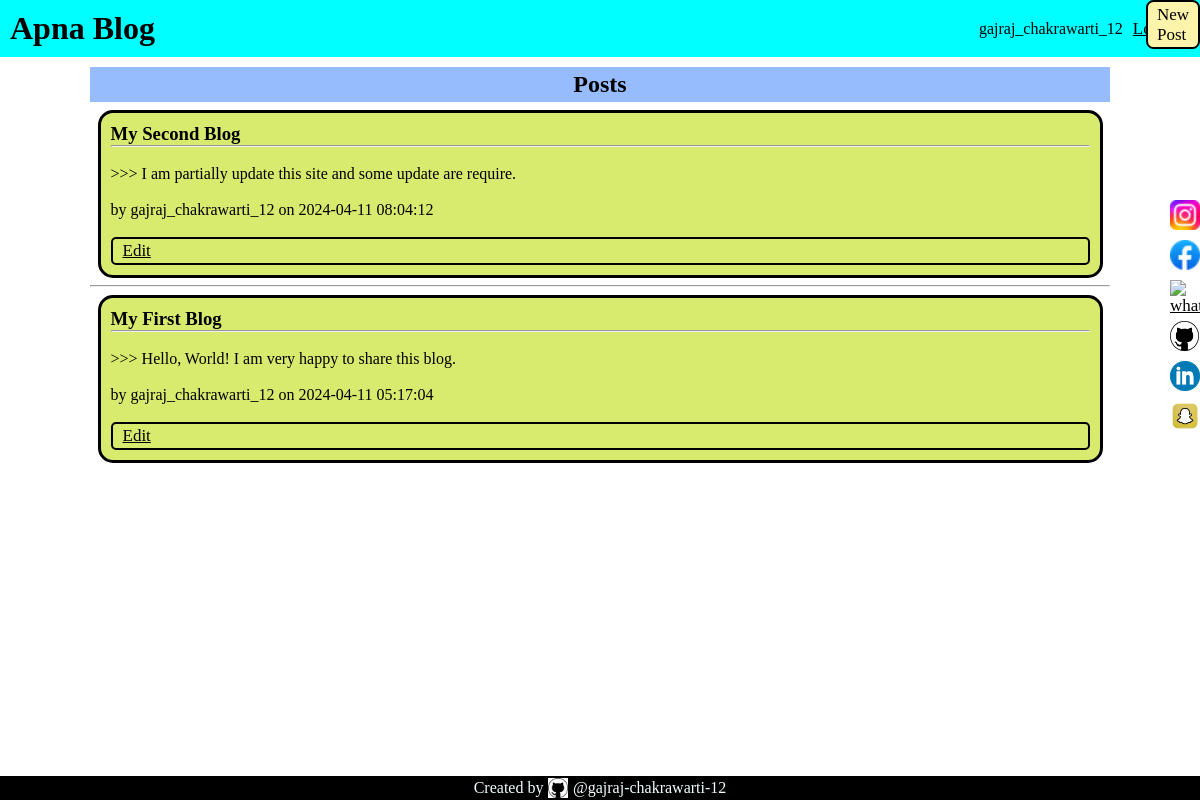
Screenshot of / (signed in) with the database file from the repository.
### tables this page shows
CREATE TABLE user (
  id INTEGER PRIMARY KEY AUTOINCREMENT,
  first_name VARCHAR(20) NOT NULL,
  last_name VARCHAR(20) NOT NULL,
  phone_number INTEGER(10) UNIQUE NOT NULL,
  email TEXT UNIQUE NOT NULl,
  username TEXT UNIQUE NOT NULL,
  password TEXT NOT NULL
);

CREATE TABLE post (
  id INTEGER PRIMARY KEY AUTOINCREMENT,
  author_id INTEGER NOT NULL,
  created TIMESTAMP NOT NULL DEFAULT CURRENT_TIMESTAMP,
  title TEXT NOT NULL,
  body TEXT NOT NULL,
  FOREIGN KEY (author_id) REFERENCES user (id)
);

### flaskr/blog.py (the view)
@bp.route('/')
def index():
    db = get_db()
    posts = db.execute(
        'SELECT p.id, title, body, created, author_id, username'
        ' FROM post p JOIN user u ON p.author_id = u.id'
        ' ORDER BY created DESC'
    ).fetchall()
    return render_template('blog/index.html', posts=posts)

### flaskr/auth.py (called while the page is built)
@bp.before_app_request
def load_logged_in_user():
    user_id = session.get('user_id')
    if user_id is None:
        g.user = None
    else:
        g.user = get_db().execute(
            'SELECT * FROM user WHERE id = ?', (user_id,)
        ).fetchone()

### flaskr/db.py (called while the page is built)
def get_db():
    if 'db' not in g:
        g.db = sqlite3.connect(
            current_app.config['DATABASE'],
            detect_types=sqlite3.PARSE_DECLTYPES
        )
        g.db.row_factory = sqlite3.Row
    return g.db

### flaskr/templates/blog/index.html
{% extends 'base.html' %}
{% block header %}
<h1>{% block title %}Posts{% endblock %}</h1>
{% endblock %}
{% block content %}
{% for post in posts %}
<article class="post">
  <header>
    <div>
      <h1>{{ post['title'] }}</h1>
    </div>
    <hr>
    <br>
  </header>
  <p class="body">>>> {{ post['body'] }}</p>
  <br>
  <div class="about">by {{ post['username'] }} on {{ post['created'].strftime('%Y-%m-%d %H:%M:%S') }}</div>
  <br>
  {% if g.user['id'] == post['author_id'] %}
  <div id="someoperation">
    <a class="action" href="{{ url_for('blog.update', id=post['id']) }}">Edit</a>
  </div>
  {% endif %}
</article>
{% if not loop.last %}
<hr>
{% endif %}
{% endfor %}
{% endblock %}

### flaskr/templates/base.html (shortened to what this page needs)
<!DOCTYPE html>
<html lang="en">
<head>
  <link rel="stylesheet" href="{{ url_for('static', filename='style.css')}}">
</head>
<body>
  <header id="header">
    <div class="headerdiv">
      {% if name %} <h1> {{ name }} </h1> {% else %} <h1>Apna Blog</h1> {% endif %}
    </div>
    <div class="headerdiv" id="headerdiv1">
      {% if g.user %}
      <object>{{ g.user['username'] }}</object>
      <a href="{{ url_for('auth.logout') }}">Log Out</a>
      {% else %}
      <a href="/auth/register">Register</a>
      <a href="/auth/login">Log In</a>
      {% endif %}
    </div>
  </header>
  {% if g.user %}
  <div class="new"> <a class="action" href="{{ url_for('blog.create') }}">New<br>Post</a></div>
  {% endif %}
  <div id="connectLink">
    <a href="https://www.instagram.com/gajraj_chakrawarti_12/"><img src="{{url_for('static',filename='instagram.png')}}"
        alt="instagram" id="instagram" class="img"></a>
    <a href="https://www.facebook.com/gajrajchakrawarti12"><img src="{{url_for('static',filename='facebook.png')}}"
        alt="facebook" id="facebook" class="img"></a>
    <a href="https://wa.me/qr/HBXBMXPYCLECN1"><img src="{{url_for('static',filename='whatsapp.png')}}" alt="whatsapp"
        id="whatsapp" class="img"></a>
    <a href="https://github.com/gajraj-chakrawarti-12"><img src="{{url_for('static',filename='github.png')}}"
        alt="github" class="img"></a>
    <a href="https://www.linkedin.com/in/gajraj-chakrawarti-356298297"><img
        src="{{url_for('static',filename='linkedin.png')}}" alt="linkedin" id="linkedin" class="img"></a>
    <a href="https://www.snapchat.com/add/chakravarti6687?share_id=ePaXTK3In34&locale=en-US"><img
        src="{{url_for('static',filename='snapchat.png')}}" alt="snapchat" id="snapchat" class="img"></a>
  </div>
  <div id="posts">
    <section class="content">
      <header>
        {% block header %}{% endblock %}
      </header>
      {% block content %}{% endblock %}
    </section>
  </div>
  <footer>
    <div id="footerdiv">
      <p>Created by </p><img src="{{url_for('static',filename='github.png')}}" alt="github" id="github">
      <p>@gajraj-chakrawarti-12</p>
    </div>
  </footer>
</body>
</html>

### flaskr/static/style.css (style rules this page uses)
* { margin: 0px; padding: 0px; }
#header { display: flex; background-color: cyan; }
.headerdiv { width: 50%; padding: 10px; display: flex; flex-wrap: wrap; align-items: center; gap: 10px; }
#headerdiv1 { justify-content: right; }
a { color: rgb(0, 0, 0); font-size: 17px; }
#connectLink { mix-blend-mode: multiply; display: flex; flex-direction: column; gap: 5px; width: 30px; height: auto; position: fixed; right: 0px; top: 25%; }
.img { height: 30px; object-fit: contain; }
#posts { display: flex; flex-wrap: wrap; justify-content: center; }
.posts, .content { width: 85%; }
.content>header { background-color: rgb(150, 188, 253); color: rgb(0, 0, 0); height: 35px; display: flex; justify-content: center; align-items: center; margin-top: 10px; }
article { background-color: rgb(216, 235, 111); padding: 10px; margin: 7.5px; border: 3px solid black; border-radius: 15px; }
footer { position: fixed; bottom: 0px; width: 100%; background-color: black; height: 24px; }
#footerdiv { display: flex; justify-content: center; color: azure; align-items: center; }
#github { height: 20px; padding: 2px 5px; }
#someoperation { border: 2px solid black; border-radius: 5px; padding: 2px 10px; }
.new { display: flex; flex-wrap: wrap; position: fixed; background-color: rgb(252, 244, 170); height: 45px; width: 50px; justify-content: center; align-items: center; border: 2px solid black; border-radius: 7.5px; top: 0px; right: 0%; }
.new>a { text-decoration: none; }

### rows the page displays
user: user.username "gajraj_chakrawarti_12"
post: title "My Second Blog", body "I am partially update this site and some update are require.", username "gajraj_chakrawarti_12", created "2024-04-11 08:04:12"
post: title "My First Blog", body "Hello, World! I am very happy to share this blog.", username "gajraj_chakrawarti_12", created "2024-04-11 05:17:04"
